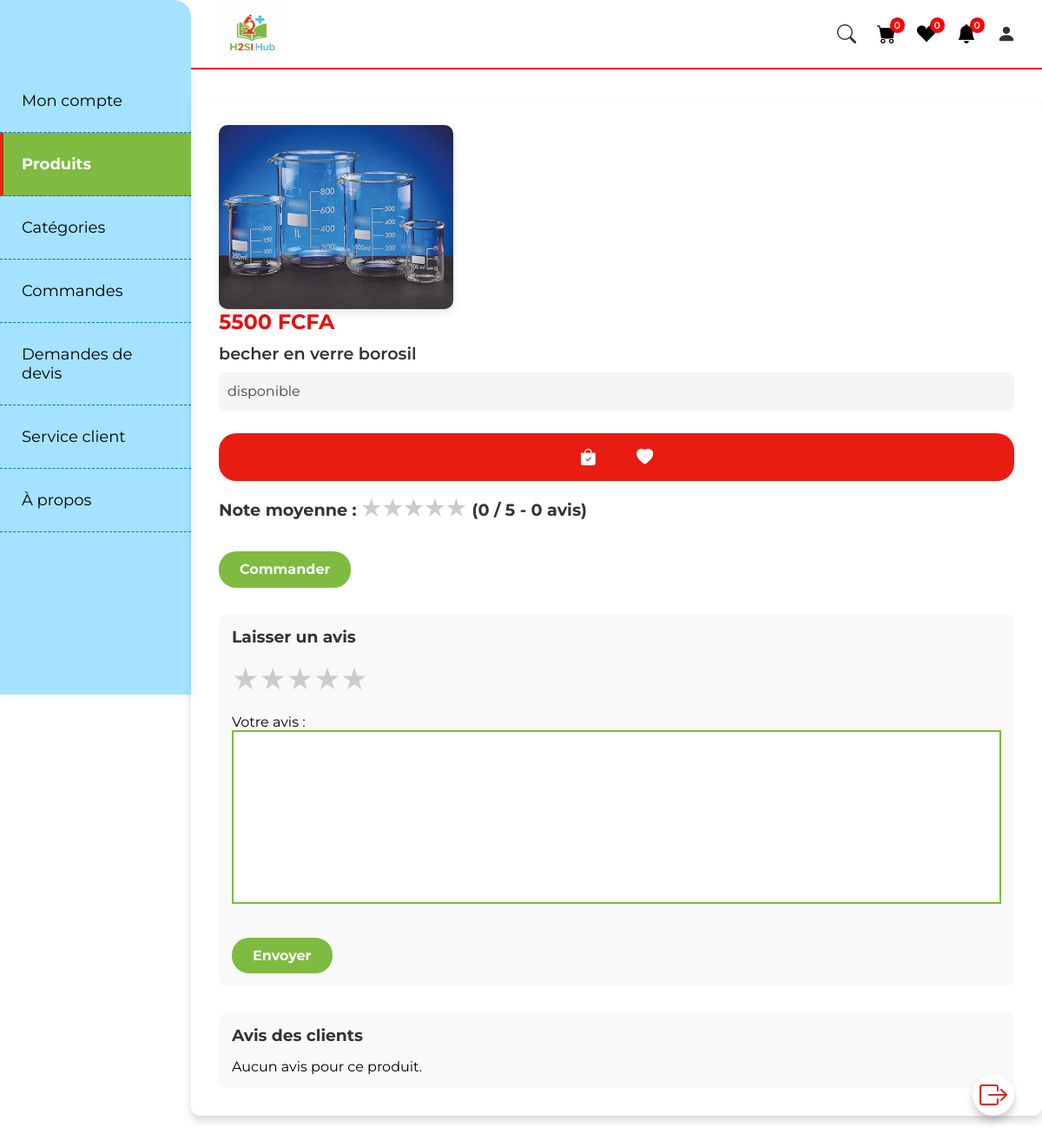
Page /pageproduit.php?pid=5 on the committed database.
### tables this page shows
CREATE TABLE `t_produit` (
  `id` int(10) NOT NULL,
  `nom_pdt` varchar(1000) NOT NULL,
  `prix` float NOT NULL,
  `image` varchar(1000) NOT NULL,
  `detail_pdt` longtext NOT NULL,
  `categorie` varchar(100) NOT NULL
);

### sessioneq.php (called while the page is built, shortened)
<?php
include("admin/connexion.php");
if (isset($_SESSION['id_client'])) {
    $id_client = $_SESSION['id_client'];
    $nom_client = $_SESSION['nom_client'];
    $prenom_client = $_SESSION['prenom_client'];
    $mail_client = $_SESSION['mail_client'];
    $count_panier = $con->prepare("SELECT COUNT(*) FROM t_panier WHERE id_client = :id_client");
    $count_panier->bindParam(":id_client", $id_client);
    $count_panier->execute();
    $num_panier = $count_panier->fetchColumn();
    $count_wishlist = $con->prepare("SELECT COUNT(*) FROM t_wishlist WHERE id_client = :id_client");
    $count_wishlist->bindParam(":id_client", $id_client);
    $count_wishlist->execute();
    $num_wishlist = $count_wishlist->fetchColumn();
$count_notif = $con->prepare("SELECT COUNT(*) FROM t_notifications WHERE id_client = :id_client AND est_lue = 0");
$count_notif->bindParam(":id_client", $id_client);
$count_notif->execute();
$num_notif = $count_notif->fetchColumn();
} else {
     $num_notif = 0;
}
?>

### pageproduit.php (the view, shortened to what this page needs)
<?php
 include("sessioneq.php");
?>
<html lang="en" dir="ltr">
<head>
<link rel="stylesheet" href="https://cdn.jsdelivr.net/npm/bootstrap-icons@1.10.3/font/bootstrap-icons.css">
<link rel="stylesheet" href="styl.css">
</head>
<body>
<div class="navbar-container">
  <div class="navbar-top">
    <a href="#" class="logo"><img src="Images/H2SI Hub.png" class="logo-img"  alt="H2SI Logo" /></a>
    <div class="nav-icons">
      <i class="bi bi-search" id="search-icon"></i>
      <a href="panier.php" class="panier">
        <i class="bi bi-cart-fill"></i>
        <sup><?php
             $count_panier = $con->prepare("SELECT COUNT(*) FROM t_panier WHERE id_client = :id_client");
             $count_panier->bindParam(":id_client", $id_client);
             $count_panier->execute();
             echo $count_panier->fetchColumn();
          ?></sup>
      </a>
      <a href="wishlist.php" class="wishlist">
        <i class="bi bi-suit-heart-fill"></i>
        <sup><?php
            $count_wishlist = $con->prepare("SELECT COUNT(*) FROM t_wishlist WHERE id_client = :id_client");
            $count_wishlist->bindParam(":id_client", $id_client);
            $count_wishlist->execute();
            echo $count_wishlist->fetchColumn();
        ?></sup>
      </a>
      <a href="notif.php" class="wishlist"><i class="bi bi-bell-fill"></i><sup><?= $num_notif ?></sup></a>
      <i class="bi bi-person-fill" id="person-icon"></i>
    </div>
  </div>
  <nav class="sidebar">
    <ul class="nav-links">
      <li><a href="moncompte.php" class="nav-link">Mon compte</a></li>
      <li><a href="eqconnect.php" class="nav-link active">Produits</a></li>
      <li><a href="presentation.php" class="nav-link">Catégories</a></li>
      <li><a href="commande.php" class="nav-link">Commandes</a></li>
      <li><a href="devis.php" class="nav-link">Demandes de devis</a></li>
      <li><a href="service_client.php" class="nav-link">Service client</a></li>
      <li><a href="faq.php" class="nav-link">À propos</a></li>
    </ul>
  </nav>
</div>
<section class="voir_page">
   <?php
    if(isset($_GET['pid'])) {
        $pid = $_GET['pid'];
        $select_products = $con->query("SELECT * FROM `t_produit` WHERE id ='$pid'");
        if ($select_products->rowCount()>0) {
          while($fetch_products = $select_products->fetch(PDO::FETCH_ASSOC)){
            $note_data = $con->prepare("SELECT AVG(note) AS moyenne, COUNT(*) AS total FROM t_avis WHERE id_produit = :id_produit");
$note_data->execute([':id_produit' => $fetch_products['id']]);
$note_info = $note_data->fetch(PDO::FETCH_ASSOC);
$moyenne = round($note_info['moyenne'], 1);
$total_avis = $note_info['total'];
   ?>
            <form method="post">
                <img src="admin/image/<?php echo $fetch_products['image']; ?>" class="images">
                <div class="lesdetails">
                   <div class="leprix"><?php echo $fetch_products['prix']; ?> FCFA</div>
                   <div class="lenom"><?php echo $fetch_products['nom_pdt']; ?></div>
                   <div class="a_propos"><p><?php echo $fetch_products['detail_pdt']; ?></p></div>
                   <div class="button">
                     <button type="submit" name="ajouter_au_panier"><i class="bi bi-bag-check-fill"></i></button>
                     <button type="submit" name="ajouter_a_wishlist"><i class="bi bi-heart-fill"></i></button>
                   </div>
                </div>
                <div class="note-globale">
    <h4>Note moyenne :
        <?php
        for($i=1;$i<=5;$i++){
            if($i <= floor($moyenne)){
                echo '<span class="star filled">&#9733;</span>';
            } elseif($i - $moyenne < 1){
                echo '<span class="star" style="position: relative; display: inline-block;">
                        <span style="width:'.(($moyenne-floor($moyenne))*100).'%; overflow:hidden; display:inline-block; color: gold;">&#9733;</span>
                        <span style="color:#ccc;">&#9733;</span>
                      </span>';
            } else {
                echo '<span class="star">&#9733;</span>';
            }
        }
        ?>
        (<?= $moyenne ?> / 5 - <?= $total_avis ?> avis)
    </h4>
</div>
                <a href="verifier.php?get_id=<?= $fetch_products['id']; ?>" class="btn_buy">Commander</a>
            </form>
            <div class="avis-section">
              <h3>Laisser un avis</h3>
              <form method="post">
               <div class="star-rating">
  <span class="star select-star" data-value="1">&#9733;</span>
  <span class="star select-star" data-value="2">&#9733;</span>
  <span class="star select-star" data-value="3">&#9733;</span>
  <span class="star select-star" data-value="4">&#9733;</span>
  <span class="star select-star" data-value="5">&#9733;</span>
</div>
                <br><br>
                <label for="commentaire">Votre avis :</label><br>
                <textarea name="commentaire" class="comment" id="commentaire" rows="4" required></textarea><br><br>
                <button type="submit" name="ajouter_avis" class="btn_buy">Envoyer</button>
              </form>
            </div>
            <div class="avis-liste">
              <h3>Avis des clients</h3>
              <?php
              $avis_query = $con->prepare("SELECT a.*, c.nom_client, c.prenom_client
                                           FROM t_avis a
                                           JOIN t_client c ON a.id_client = c.id
                                           WHERE a.id_produit = :id_produit
                                           ORDER BY a.date_avis DESC");
              $avis_query->execute([':id_produit' => $pid]);
              if ($avis_query->rowCount() > 0) {
                  while ($avis = $avis_query->fetch(PDO::FETCH_ASSOC)) {
                      echo "<div class='un-avis'>";
                      echo "<strong>" . htmlspecialchars($avis['nom_client']) . " " . htmlspecialchars($avis['prenom_client']) . "</strong><br>";
                      echo "Note : " . str_repeat("⭐", $avis['note']) . "<br>";
                      echo "<p>" . nl2br(htmlspecialchars($avis['commentaire'])) . "</p>";
                      echo "<small>Posté le " . $avis['date_avis'] . "</small>";
                      echo "</div>";
                  }
              } else {
                  echo "<p>Aucun avis pour ce produit.</p>";
              }
              ?>
            </div>
   <?php
          }
        }
    }
   ?>
   <a href="eqconnect.php"><i class="bi bi-box-arrow-right"></i></a>
</section>
</body>
</html>

### styl.css (style rules this page uses)
* { margin: 0; padding: 0; box-sizing: border-box; font-family: 'Montserrat', sans-serif; list-style: none; text-decoration: none; scroll-behavior: smooth; scroll-padding-top: 2rem; }
body { overflow-x: hidden; padding-top: 80px; padding-left: 220px; box-sizing: border-box; }
.navbar-container { display: flex; flex-direction: row; width: 100%; position: fixed; top: 0; left: 0; background: #fff; z-index: 1000; box-shadow: 0 6px 10px rgba(0, 0, 0, 0.1); }
.navbar-top { position: fixed; top: 0; left: 220px; height: 80px; display: flex; justify-content: space-between; align-items: center; width: calc(100% - 220px); padding: 10px 30px; background: #fff; border-bottom: 2px solid #e81c11; z-index: 1001; }
.logo-img { width: 80px; height: 70px; transition: transform 0.3s ease-in-out; }
.nav-icons { display: flex; gap: 1.5rem; align-items: center; font-size: 22px; color: #333; }
.nav-icons a { color: #000; position: relative; }
.nav-icons sup { position: absolute; top: -8px; right: -10px; background-color: red; color: #fff; font-size: 10px; padding: 2px 5px; border-radius: 50%; }
.sidebar { width: 220px; background: #18b6ff64; height: 100vh; padding-top: 80px; position: fixed; left: 0; top: 0; border-top-right-radius: 20px; box-shadow: 4px 0 10px rgba(0,0,0,0.05); }
.nav-links { list-style: none; padding: 0; margin: 0; }
.nav-links li { width: 100%; }
.nav-link { display: block; padding: 25px 25px; font-size: 18px; color: #000; border-bottom: 1px dashed #056fa0ef; text-decoration: none; transition: all 0.3s ease; position: relative; }
.nav-link.active { background-color: #7EBB40; color: #fff; font-weight: bold; box-shadow: inset 4px 0 0 #d92b10; }
.panier sup { font-size: 11px; font-weight: 600; color:#fafafa; }
.wishlist sup { font-size: 11px; font-weight: 600; color:hwb(0 100% 0%); }
.voir_page { margin: 2rem auto; padding: 2rem; max-width: 1200px; background: #fff; border-radius: 10px; box-shadow: 0 6px 10px rgba(0,0,0,0.15); }
.voir_page .btn_buy { padding: 0.7rem 1.5rem; border-radius: 20px; font-weight: bold; text-decoration: none; font-size: 1rem; cursor: pointer; border: none; transition: all 0.3s ease; background-color: #7EBB40; color: #fff; }
.voir_page .button { display: flex; justify-content: center; gap: 1rem; background: #e81c11; border-radius: 20px; padding: 0.5rem; margin: 1rem 0; }
.voir_page .button button, .voir_page .button a { background: transparent; border: none; color: #fff; font-size: 1.2rem; cursor: pointer; }
.voir_page a .bi-box-arrow-right { font-size: 2rem; color: #e81c11; position: fixed; bottom: 2rem; right: 2rem; background: #fff; padding: 0.5rem; border-radius: 50%; box-shadow: 0 6px 10px rgba(0,0,0,0.2); transition: transform 0.2s ease; }

### pageproduit.php (style rules this page uses)
form .images { max-width: 100%; width: 270px; border-radius: 10px; object-fit: cover; box-shadow: 0 4px 10px rgba(0, 0, 0, 0.1); }
.lesdetails { flex: 1 1 300px; display: flex; flex-direction: column; gap: 10px; }
.leprix { font-size: 1.5rem; font-weight: bold; color: #e81010; }
.lenom { font-size: 1.2rem; font-weight: 600; color: #333; }
.a_propos p { font-size: 1rem; line-height: 1.5; color: #444; background: #f5f5f5; padding: 10px; border-radius: 8px; }
.button { display: flex; gap: 10px; align-items: center; }
.button button { background: #7EBB40; color: white; border: none; padding: 10px 15px; border-radius: 50px; cursor: pointer; font-size: 1.1rem; transition: 0.3s; }
.btn_buy { display: inline-block; margin-top: 20px; padding: 12px 20px; background: #e81010; color: white; font-weight: 600; border-radius: 8px; text-decoration: none; transition: 0.3s; }
.comment { resize: none; width: 100%; height: 200px; border: 2px solid #7EBB40; }
.avis-section, .avis-liste { margin-top: 30px; padding: 15px; background: #f9f9f9; border-radius: 10px; }
.avis-section h3, .avis-liste h3 { margin-bottom: 15px; color: #333; }
.star-rating { display: inline-flex; font-size: 35px; cursor: pointer; }
.star { color: #ccc; transition: color 0.2s; }
.note-globale h4 { font-size: 1.2rem; margin-bottom: 15px; color: #333; }
.note-globale .star { font-size: 25px; margin-right: 2px; }

### rows in the picture
t_produit: image (picture), prix "5500", nom_pdt "becher en verre borosil", detail_pdt "disponible", moyenne "0", total_avis "0"

### other values in the picture
$count_panier->fetchColumn() "0"
$count_wishlist->fetchColumn() "0"
$num_notif "0"
